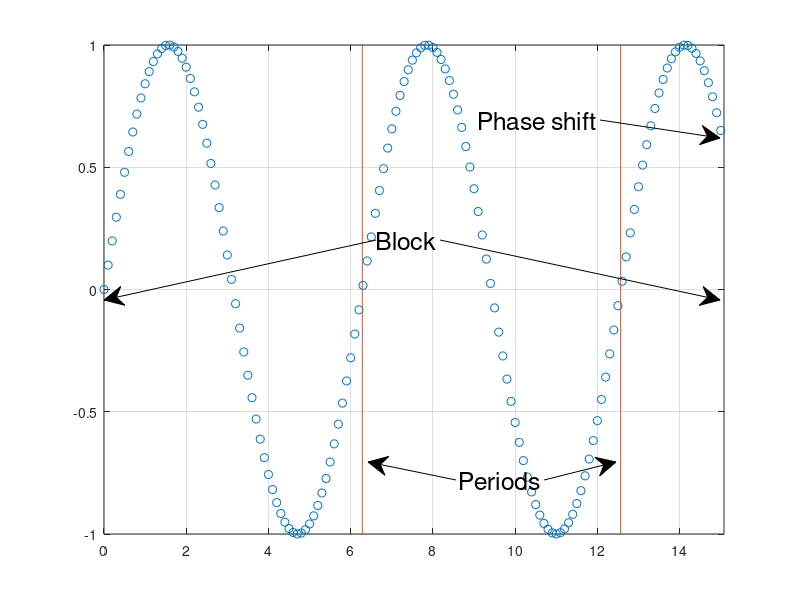

The MATLAB script that drew this image:
t = 0:0.1:2.4*(2*pi);

%Figure
figure
plot(t, sin(t), 'o');
hold on
% Block lines
line([2*pi, 2*pi], [-1, 1]);
line([4*pi, 4*pi], [-1, 1]);
% Phase arrow
annotation('textarrow', [0.75, 0.9], [0.8, 0.77], 'String', 'Phase shift', 'FontSize', 18);
% Period arrows
annotation('textarrow', [0.68, 0.77], [0.2, 0.23], 'String', 'Periods', 'FontSize', 18);
annotation('arrow', [0.57, 0.46], [0.2, 0.23]);
% Block arrow
annotation('textarrow', [0.55, 0.9], [0.6, 0.5], 'String', 'Block', 'FontSize', 18);
annotation('arrow', [0.47, 0.13], [0.6, 0.5]);

% Block arrow

grid on
xlim([0, 2.4*2*pi])